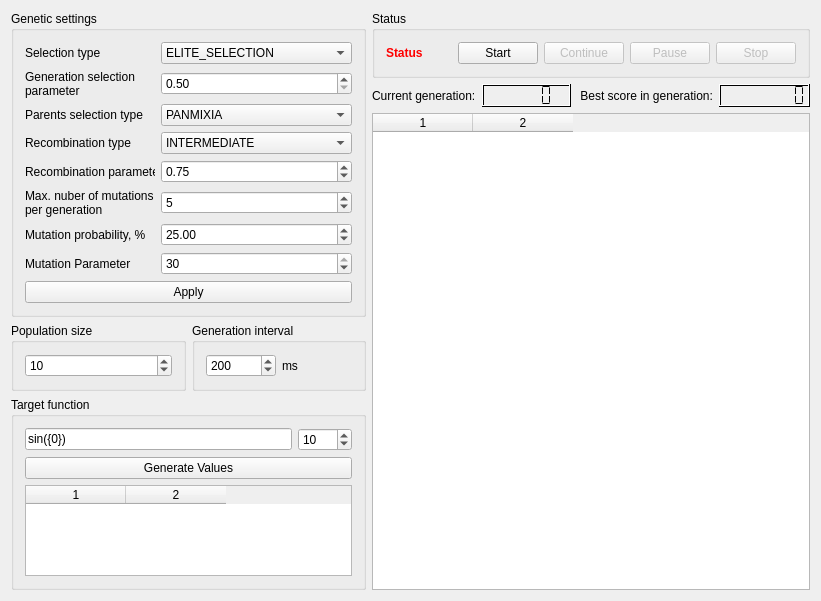
<?xml version="1.0" encoding="UTF-8"?>
<ui version="4.0">
 <class>MainWindow</class>
 <widget class="QWidget" name="MainWindow">
  <property name="enabled">
   <bool>true</bool>
  </property>
  <property name="geometry">
   <rect>
    <x>0</x>
    <y>0</y>
    <width>821</width>
    <height>601</height>
   </rect>
  </property>
  <property name="windowTitle">
   <string>Function minimum searcher</string>
  </property>
  <layout class="QHBoxLayout" name="horizontalLayout_12">
   <item>
    <layout class="QHBoxLayout" name="horizontalLayout_11" stretch="0,1">
     <item>
      <layout class="QVBoxLayout" name="layoutLeft" stretch="0,0,0">
       <property name="sizeConstraint">
        <enum>QLayout::SetFixedSize</enum>
       </property>
       <item>
        <widget class="QGroupBox" name="groupBox">
         <property name="title">
          <string>Genetic settings</string>
         </property>
         <layout class="QVBoxLayout" name="verticalLayout_6">
          <item>
           <layout class="QVBoxLayout" name="verticalLayout_5">
            <item>
             <layout class="QGridLayout" name="gridLayout">
              <property name="sizeConstraint">
               <enum>QLayout::SetFixedSize</enum>
              </property>
              <item row="0" column="1">
               <widget class="QComboBox" name="cbGenerationSelection">
                <property name="maximumSize">
                 <size>
                  <width>200</width>
                  <height>16777215</height>
                 </size>
                </property>
                <property name="currentIndex">
                 <number>1</number>
                </property>
                <item>
                 <property name="text">
                  <string>TRUNCATION_SELECTION</string>
                 </property>
                </item>
                <item>
                 <property name="text">
                  <string>ELITE_SELECTION</string>
                 </property>
                </item>
               </widget>
              </item>
              <item row="1" column="0">
               <widget class="QLabel" name="label_4">
                <property name="maximumSize">
                 <size>
                  <width>130</width>
                  <height>16777215</height>
                 </size>
                </property>
                <property name="text">
                 <string>Generation selection
parameter</string>
                </property>
               </widget>
              </item>
              <item row="0" column="0">
               <widget class="QLabel" name="label_5">
                <property name="maximumSize">
                 <size>
                  <width>130</width>
                  <height>16777215</height>
                 </size>
                </property>
                <property name="text">
                 <string>Selection type</string>
                </property>
               </widget>
              </item>
              <item row="1" column="1">
               <widget class="QDoubleSpinBox" name="sbSelectionParameter">
                <property name="maximumSize">
                 <size>
                  <width>200</width>
                  <height>16777215</height>
                 </size>
                </property>
                <property name="minimum">
                 <double>0.500000000000000</double>
                </property>
                <property name="maximum">
                 <double>1.000000000000000</double>
                </property>
                <property name="singleStep">
                 <double>0.010000000000000</double>
                </property>
                <property name="value">
                 <double>0.500000000000000</double>
                </property>
               </widget>
              </item>
              <item row="2" column="0">
               <widget class="QLabel" name="label_3">
                <property name="maximumSize">
                 <size>
                  <width>130</width>
                  <height>16777215</height>
                 </size>
                </property>
                <property name="text">
                 <string>Parents selection type</string>
                </property>
               </widget>
              </item>
              <item row="2" column="1">
               <widget class="QComboBox" name="cbParentsSelection">
                <property name="maximumSize">
                 <size>
                  <width>200</width>
                  <height>16777215</height>
                 </size>
                </property>
                <property name="currentIndex">
                 <number>0</number>
                </property>
                <item>
                 <property name="text">
                  <string>PANMIXIA</string>
                 </property>
                </item>
                <item>
                 <property name="text">
                  <string>INBREEDING_FENOTYPE</string>
                 </property>
                </item>
                <item>
                 <property name="text">
                  <string>INBREEDING_GENOTYPE</string>
                 </property>
                </item>
                <item>
                 <property name="text">
                  <string>OUTBREEDING_FENOTYPE</string>
                 </property>
                </item>
                <item>
                 <property name="text">
                  <string>OUTBREEDING_GENOTYPE</string>
                 </property>
                </item>
               </widget>
              </item>
              <item row="6" column="1">
               <widget class="QDoubleSpinBox" name="sbMutationProbability">
                <property name="maximumSize">
                 <size>
                  <width>200</width>
                  <height>16777215</height>
                 </size>
                </property>
                <property name="maximum">
                 <double>100.000000000000000</double>
                </property>
                <property name="value">
                 <double>25.000000000000000</double>
                </property>
               </widget>
              </item>
              <item row="6" column="0">
               <widget class="QLabel" name="label_1">
                <property name="maximumSize">
                 <size>
                  <width>130</width>
                  <height>16777215</height>
                 </size>
                </property>
                <property name="text">
                 <string>Mutation probability, %</string>
                </property>
               </widget>
              </item>
              <item row="5" column="1">
               <widget class="QSpinBox" name="sbMaxMutations">
                <property name="maximumSize">
                 <size>
                  <width>200</width>
                  <height>16777215</height>
                 </size>
                </property>
                <property name="maximum">
                 <number>1024</number>
                </property>
                <property name="value">
                 <number>5</number>
                </property>
               </widget>
              </item>
              <item row="4" column="0">
               <widget class="QLabel" name="label_7">
                <property name="maximumSize">
                 <size>
                  <width>130</width>
                  <height>16777215</height>
                 </size>
                </property>
                <property name="text">
                 <string>Recombination parameter</string>
                </property>
               </widget>
              </item>
              <item row="3" column="0">
               <widget class="QLabel" name="label_6">
                <property name="maximumSize">
                 <size>
                  <width>130</width>
                  <height>16777215</height>
                 </size>
                </property>
                <property name="text">
                 <string>Recombination type</string>
                </property>
               </widget>
              </item>
              <item row="3" column="1">
               <widget class="QComboBox" name="cbRecombination">
                <property name="maximumSize">
                 <size>
                  <width>200</width>
                  <height>16777215</height>
                 </size>
                </property>
                <property name="currentIndex">
                 <number>1</number>
                </property>
                <item>
                 <property name="text">
                  <string>DISCRETE</string>
                 </property>
                </item>
                <item>
                 <property name="text">
                  <string>INTERMEDIATE</string>
                 </property>
                </item>
                <item>
                 <property name="text">
                  <string>CROSSOVER</string>
                 </property>
                </item>
                <item>
                 <property name="text">
                  <string>UNIFORM_CROSSOVER</string>
                 </property>
                </item>
                <item>
                 <property name="text">
                  <string>SHUFFLER_CROSSOVER</string>
                 </property>
                </item>
               </widget>
              </item>
              <item row="5" column="0">
               <widget class="QLabel" name="label_8">
                <property name="maximumSize">
                 <size>
                  <width>130</width>
                  <height>16777215</height>
                 </size>
                </property>
                <property name="text">
                 <string>Max. nuber of mutations
per generation</string>
                </property>
               </widget>
              </item>
              <item row="4" column="1">
               <widget class="QDoubleSpinBox" name="sbRecombParam">
                <property name="maximumSize">
                 <size>
                  <width>200</width>
                  <height>16777215</height>
                 </size>
                </property>
                <property name="singleStep">
                 <double>0.050000000000000</double>
                </property>
                <property name="value">
                 <double>0.750000000000000</double>
                </property>
               </widget>
              </item>
              <item row="7" column="1">
               <widget class="QDoubleSpinBox" name="sbMutationParameter">
                <property name="maximumSize">
                 <size>
                  <width>200</width>
                  <height>16777215</height>
                 </size>
                </property>
                <property name="decimals">
                 <number>0</number>
                </property>
                <property name="minimum">
                 <double>0.000000000000000</double>
                </property>
                <property name="maximum">
                 <double>30.000000000000000</double>
                </property>
                <property name="value">
                 <double>30.000000000000000</double>
                </property>
               </widget>
              </item>
              <item row="7" column="0">
               <widget class="QLabel" name="label_11">
                <property name="maximumSize">
                 <size>
                  <width>130</width>
                  <height>16777215</height>
                 </size>
                </property>
                <property name="text">
                 <string>Mutation Parameter</string>
                </property>
               </widget>
              </item>
             </layout>
            </item>
            <item>
             <widget class="QPushButton" name="btApllySets">
              <property name="text">
               <string>Apply</string>
              </property>
             </widget>
            </item>
           </layout>
          </item>
         </layout>
        </widget>
       </item>
       <item>
        <layout class="QHBoxLayout" name="horizontalLayout_4">
         <item>
          <widget class="QGroupBox" name="gbSize">
           <property name="title">
            <string>Population size</string>
           </property>
           <layout class="QHBoxLayout" name="horizontalLayout_6">
            <item>
             <widget class="QSpinBox" name="sbSize">
              <property name="minimum">
               <number>2</number>
              </property>
              <property name="maximum">
               <number>100000</number>
              </property>
              <property name="singleStep">
               <number>2</number>
              </property>
              <property name="value">
               <number>10</number>
              </property>
             </widget>
            </item>
           </layout>
          </widget>
         </item>
         <item>
          <widget class="QGroupBox" name="gbInterval">
           <property name="title">
            <string>Generation interval</string>
           </property>
           <layout class="QHBoxLayout" name="horizontalLayout_7">
            <item>
             <layout class="QHBoxLayout" name="horizontalLayout_3">
              <item>
               <widget class="QSpinBox" name="sbInterval">
                <property name="minimum">
                 <number>1</number>
                </property>
                <property name="maximum">
                 <number>30000</number>
                </property>
                <property name="value">
                 <number>200</number>
                </property>
               </widget>
              </item>
              <item>
               <widget class="QLabel" name="label_12">
                <property name="text">
                 <string>ms</string>
                </property>
               </widget>
              </item>
             </layout>
            </item>
           </layout>
          </widget>
         </item>
        </layout>
       </item>
       <item>
        <widget class="QGroupBox" name="gbFunction">
         <property name="title">
          <string>Target function</string>
         </property>
         <layout class="QVBoxLayout" name="verticalLayout_8">
          <item>
           <layout class="QVBoxLayout" name="verticalLayout_2">
            <item>
             <layout class="QHBoxLayout" name="horizontalLayout">
              <item>
               <widget class="QLineEdit" name="tbFunction">
                <property name="text">
                 <string>sin({0})</string>
                </property>
               </widget>
              </item>
              <item>
               <widget class="QSpinBox" name="samplesNumEdit">
                <property name="minimum">
                 <number>1</number>
                </property>
                <property name="maximum">
                 <number>1000</number>
                </property>
                <property name="value">
                 <number>10</number>
                </property>
               </widget>
              </item>
             </layout>
            </item>
            <item>
             <widget class="QPushButton" name="pushButton">
              <property name="text">
               <string>Generate Values</string>
              </property>
             </widget>
            </item>
            <item>
             <widget class="QTableWidget" name="samplesTable">
              <property name="alternatingRowColors">
               <bool>true</bool>
              </property>
              <property name="columnCount">
               <number>2</number>
              </property>
              <attribute name="horizontalHeaderCascadingSectionResizes">
               <bool>true</bool>
              </attribute>
              <column/>
              <column/>
             </widget>
            </item>
           </layout>
          </item>
         </layout>
        </widget>
       </item>
      </layout>
     </item>
     <item>
      <layout class="QVBoxLayout" name="verticalLayout">
       <item>
        <widget class="QGroupBox" name="gbControl">
         <property name="title">
          <string>Status</string>
         </property>
         <layout class="QHBoxLayout" name="horizontalLayout_9">
          <item>
           <layout class="QHBoxLayout" name="horizontalLayout_8">
            <item>
             <widget class="QLabel" name="lStatus">
              <property name="palette">
               <palette>
                <active>
                 <colorrole role="WindowText">
                  <brush brushstyle="SolidPattern">
                   <color alpha="255">
                    <red>255</red>
                    <green>0</green>
                    <blue>0</blue>
                   </color>
                  </brush>
                 </colorrole>
                 <colorrole role="Text">
                  <brush brushstyle="SolidPattern">
                   <color alpha="255">
                    <red>0</red>
                    <green>0</green>
                    <blue>0</blue>
                   </color>
                  </brush>
                 </colorrole>
                </active>
                <inactive>
                 <colorrole role="WindowText">
                  <brush brushstyle="SolidPattern">
                   <color alpha="255">
                    <red>255</red>
                    <green>0</green>
                    <blue>0</blue>
                   </color>
                  </brush>
                 </colorrole>
                 <colorrole role="Text">
                  <brush brushstyle="SolidPattern">
                   <color alpha="255">
                    <red>0</red>
                    <green>0</green>
                    <blue>0</blue>
                   </color>
                  </brush>
                 </colorrole>
                </inactive>
                <disabled>
                 <colorrole role="WindowText">
                  <brush brushstyle="SolidPattern">
                   <color alpha="255">
                    <red>120</red>
                    <green>120</green>
                    <blue>120</blue>
                   </color>
                  </brush>
                 </colorrole>
                 <colorrole role="Text">
                  <brush brushstyle="SolidPattern">
                   <color alpha="255">
                    <red>120</red>
                    <green>120</green>
                    <blue>120</blue>
                   </color>
                  </brush>
                 </colorrole>
                </disabled>
               </palette>
              </property>
              <property name="font">
               <font>
                <weight>75</weight>
                <bold>true</bold>
               </font>
              </property>
              <property name="text">
               <string>&lt;html&gt;&lt;head/&gt;&lt;body&gt;&lt;p&gt;Status&lt;/p&gt;&lt;/body&gt;&lt;/html&gt;</string>
              </property>
             </widget>
            </item>
            <item>
             <widget class="QPushButton" name="btStart">
              <property name="text">
               <string>Start</string>
              </property>
             </widget>
            </item>
            <item>
             <widget class="QPushButton" name="btContinue">
              <property name="enabled">
               <bool>false</bool>
              </property>
              <property name="text">
               <string>Continue</string>
              </property>
             </widget>
            </item>
            <item>
             <widget class="QPushButton" name="btPause">
              <property name="enabled">
               <bool>false</bool>
              </property>
              <property name="text">
               <string>Pause</string>
              </property>
             </widget>
            </item>
            <item>
             <widget class="QPushButton" name="btStop">
              <property name="enabled">
               <bool>false</bool>
              </property>
              <property name="text">
               <string>Stop</string>
              </property>
             </widget>
            </item>
           </layout>
          </item>
         </layout>
        </widget>
       </item>
       <item>
        <layout class="QHBoxLayout" name="horizontalLayout_10">
         <item>
          <widget class="QLabel" name="label_10">
           <property name="text">
            <string>Current generation:</string>
           </property>
          </widget>
         </item>
         <item>
          <widget class="QLCDNumber" name="lcdGeneration">
           <property name="maximumSize">
            <size>
             <width>16777215</width>
             <height>16777215</height>
            </size>
           </property>
           <property name="palette">
            <palette>
             <active>
              <colorrole role="WindowText">
               <brush brushstyle="SolidPattern">
                <color alpha="255">
                 <red>0</red>
                 <green>0</green>
                 <blue>0</blue>
                </color>
               </brush>
              </colorrole>
              <colorrole role="Dark">
               <brush brushstyle="SolidPattern">
                <color alpha="255">
                 <red>0</red>
                 <green>0</green>
                 <blue>0</blue>
                </color>
               </brush>
              </colorrole>
              <colorrole role="Mid">
               <brush brushstyle="SolidPattern">
                <color alpha="255">
                 <red>0</red>
                 <green>0</green>
                 <blue>0</blue>
                </color>
               </brush>
              </colorrole>
              <colorrole role="Text">
               <brush brushstyle="SolidPattern">
                <color alpha="255">
                 <red>0</red>
                 <green>0</green>
                 <blue>0</blue>
                </color>
               </brush>
              </colorrole>
              <colorrole role="ButtonText">
               <brush brushstyle="SolidPattern">
                <color alpha="255">
                 <red>0</red>
                 <green>0</green>
                 <blue>0</blue>
                </color>
               </brush>
              </colorrole>
             </active>
             <inactive>
              <colorrole role="WindowText">
               <brush brushstyle="SolidPattern">
                <color alpha="255">
                 <red>0</red>
                 <green>0</green>
                 <blue>0</blue>
                </color>
               </brush>
              </colorrole>
              <colorrole role="Dark">
               <brush brushstyle="SolidPattern">
                <color alpha="255">
                 <red>0</red>
                 <green>0</green>
                 <blue>0</blue>
                </color>
               </brush>
              </colorrole>
              <colorrole role="Mid">
               <brush brushstyle="SolidPattern">
                <color alpha="255">
                 <red>0</red>
                 <green>0</green>
                 <blue>0</blue>
                </color>
               </brush>
              </colorrole>
              <colorrole role="Text">
               <brush brushstyle="SolidPattern">
                <color alpha="255">
                 <red>0</red>
                 <green>0</green>
                 <blue>0</blue>
                </color>
               </brush>
              </colorrole>
              <colorrole role="ButtonText">
               <brush brushstyle="SolidPattern">
                <color alpha="255">
                 <red>0</red>
                 <green>0</green>
                 <blue>0</blue>
                </color>
               </brush>
              </colorrole>
             </inactive>
             <disabled>
              <colorrole role="WindowText">
               <brush brushstyle="SolidPattern">
                <color alpha="255">
                 <red>0</red>
                 <green>0</green>
                 <blue>0</blue>
                </color>
               </brush>
              </colorrole>
              <colorrole role="Dark">
               <brush brushstyle="SolidPattern">
                <color alpha="255">
                 <red>0</red>
                 <green>0</green>
                 <blue>0</blue>
                </color>
               </brush>
              </colorrole>
              <colorrole role="Mid">
               <brush brushstyle="SolidPattern">
                <color alpha="255">
                 <red>0</red>
                 <green>0</green>
                 <blue>0</blue>
                </color>
               </brush>
              </colorrole>
              <colorrole role="Text">
               <brush brushstyle="SolidPattern">
                <color alpha="255">
                 <red>0</red>
                 <green>0</green>
                 <blue>0</blue>
                </color>
               </brush>
              </colorrole>
              <colorrole role="ButtonText">
               <brush brushstyle="SolidPattern">
                <color alpha="255">
                 <red>0</red>
                 <green>0</green>
                 <blue>0</blue>
                </color>
               </brush>
              </colorrole>
             </disabled>
            </palette>
           </property>
           <property name="digitCount">
            <number>5</number>
           </property>
           <property name="segmentStyle">
            <enum>QLCDNumber::Flat</enum>
           </property>
          </widget>
         </item>
         <item>
          <widget class="QLabel" name="label_9">
           <property name="text">
            <string> Best score in generation:</string>
           </property>
           <property name="alignment">
            <set>Qt::AlignCenter</set>
           </property>
           <property name="wordWrap">
            <bool>true</bool>
           </property>
          </widget>
         </item>
         <item>
          <widget class="QLCDNumber" name="lcdBestScore">
           <property name="palette">
            <palette>
             <active>
              <colorrole role="WindowText">
               <brush brushstyle="SolidPattern">
                <color alpha="255">
                 <red>0</red>
                 <green>0</green>
                 <blue>0</blue>
                </color>
               </brush>
              </colorrole>
              <colorrole role="Dark">
               <brush brushstyle="SolidPattern">
                <color alpha="255">
                 <red>0</red>
                 <green>0</green>
                 <blue>0</blue>
                </color>
               </brush>
              </colorrole>
              <colorrole role="Mid">
               <brush brushstyle="SolidPattern">
                <color alpha="255">
                 <red>0</red>
                 <green>0</green>
                 <blue>0</blue>
                </color>
               </brush>
              </colorrole>
              <colorrole role="Text">
               <brush brushstyle="SolidPattern">
                <color alpha="255">
                 <red>0</red>
                 <green>0</green>
                 <blue>0</blue>
                </color>
               </brush>
              </colorrole>
              <colorrole role="ButtonText">
               <brush brushstyle="SolidPattern">
                <color alpha="255">
                 <red>0</red>
                 <green>0</green>
                 <blue>0</blue>
                </color>
               </brush>
              </colorrole>
             </active>
             <inactive>
              <colorrole role="WindowText">
               <brush brushstyle="SolidPattern">
                <color alpha="255">
                 <red>0</red>
                 <green>0</green>
                 <blue>0</blue>
                </color>
               </brush>
              </colorrole>
              <colorrole role="Dark">
               <brush brushstyle="SolidPattern">
                <color alpha="255">
                 <red>0</red>
                 <green>0</green>
                 <blue>0</blue>
                </color>
               </brush>
              </colorrole>
              <colorrole role="Mid">
               <brush brushstyle="SolidPattern">
                <color alpha="255">
                 <red>0</red>
                 <green>0</green>
                 <blue>0</blue>
                </color>
               </brush>
              </colorrole>
              <colorrole role="Text">
               <brush brushstyle="SolidPattern">
                <color alpha="255">
                 <red>0</red>
                 <green>0</green>
                 <blue>0</blue>
                </color>
               </brush>
              </colorrole>
              <colorrole role="ButtonText">
               <brush brushstyle="SolidPattern">
                <color alpha="255">
                 <red>0</red>
                 <green>0</green>
                 <blue>0</blue>
                </color>
               </brush>
              </colorrole>
             </inactive>
             <disabled>
              <colorrole role="WindowText">
               <brush brushstyle="SolidPattern">
                <color alpha="255">
                 <red>0</red>
                 <green>0</green>
                 <blue>0</blue>
                </color>
               </brush>
              </colorrole>
              <colorrole role="Dark">
               <brush brushstyle="SolidPattern">
                <color alpha="255">
                 <red>0</red>
                 <green>0</green>
                 <blue>0</blue>
                </color>
               </brush>
              </colorrole>
              <colorrole role="Mid">
               <brush brushstyle="SolidPattern">
                <color alpha="255">
                 <red>0</red>
                 <green>0</green>
                 <blue>0</blue>
                </color>
               </brush>
              </colorrole>
              <colorrole role="Text">
               <brush brushstyle="SolidPattern">
                <color alpha="255">
                 <red>0</red>
                 <green>0</green>
                 <blue>0</blue>
                </color>
               </brush>
              </colorrole>
              <colorrole role="ButtonText">
               <brush brushstyle="SolidPattern">
                <color alpha="255">
                 <red>0</red>
                 <green>0</green>
                 <blue>0</blue>
                </color>
               </brush>
              </colorrole>
             </disabled>
            </palette>
           </property>
           <property name="digitCount">
            <number>8</number>
           </property>
           <property name="segmentStyle">
            <enum>QLCDNumber::Flat</enum>
           </property>
           <property name="value" stdset="0">
            <double>0.000000000000000</double>
           </property>
          </widget>
         </item>
        </layout>
       </item>
       <item>
        <widget class="QTableWidget" name="tableWidget">
         <property name="alternatingRowColors">
          <bool>true</bool>
         </property>
         <property name="columnCount">
          <number>2</number>
         </property>
         <attribute name="horizontalHeaderDefaultSectionSize">
          <number>100</number>
         </attribute>
         <column/>
         <column/>
        </widget>
       </item>
      </layout>
     </item>
    </layout>
   </item>
  </layout>
 </widget>
 <layoutdefault spacing="6" margin="11"/>
 <resources/>
 <connections/>
</ui>
